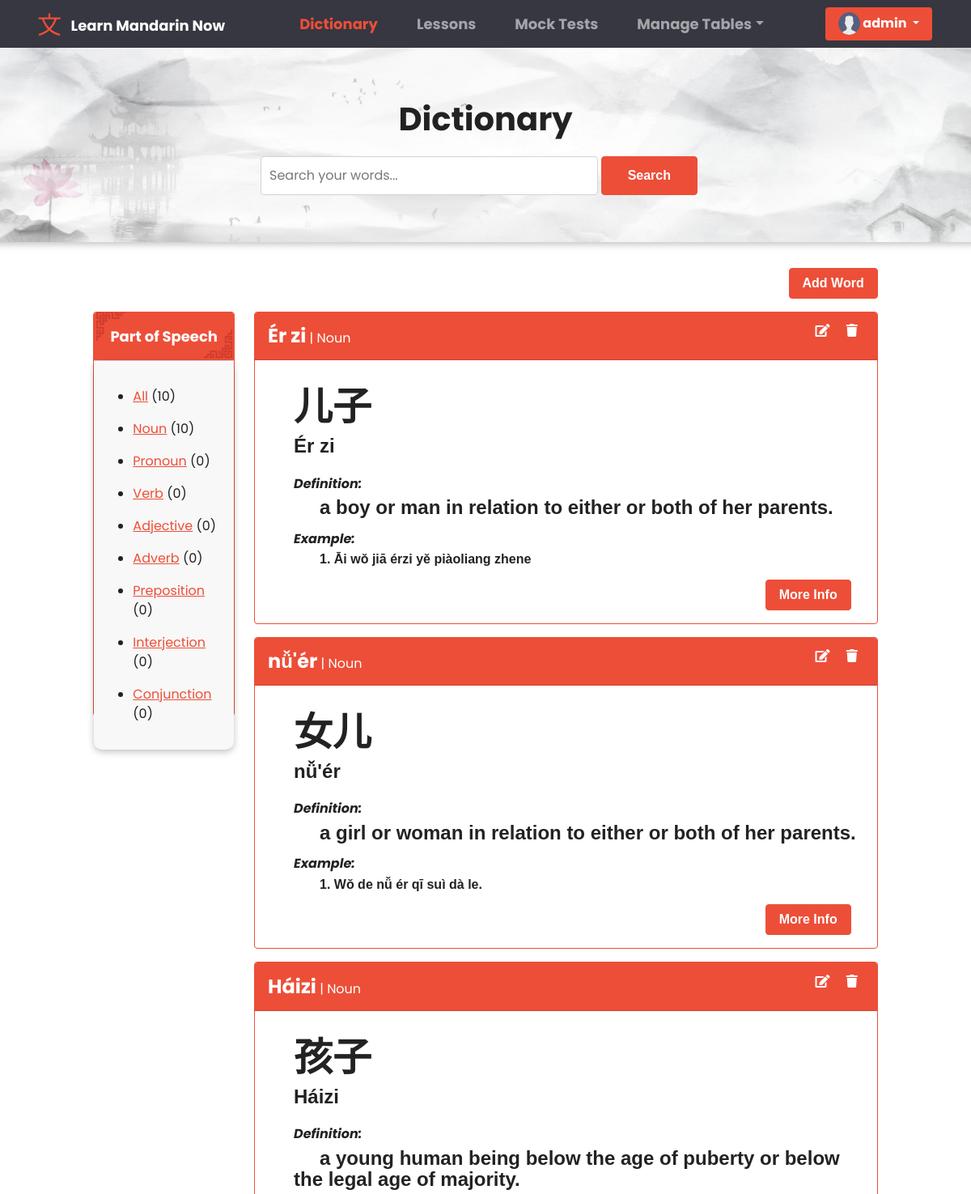
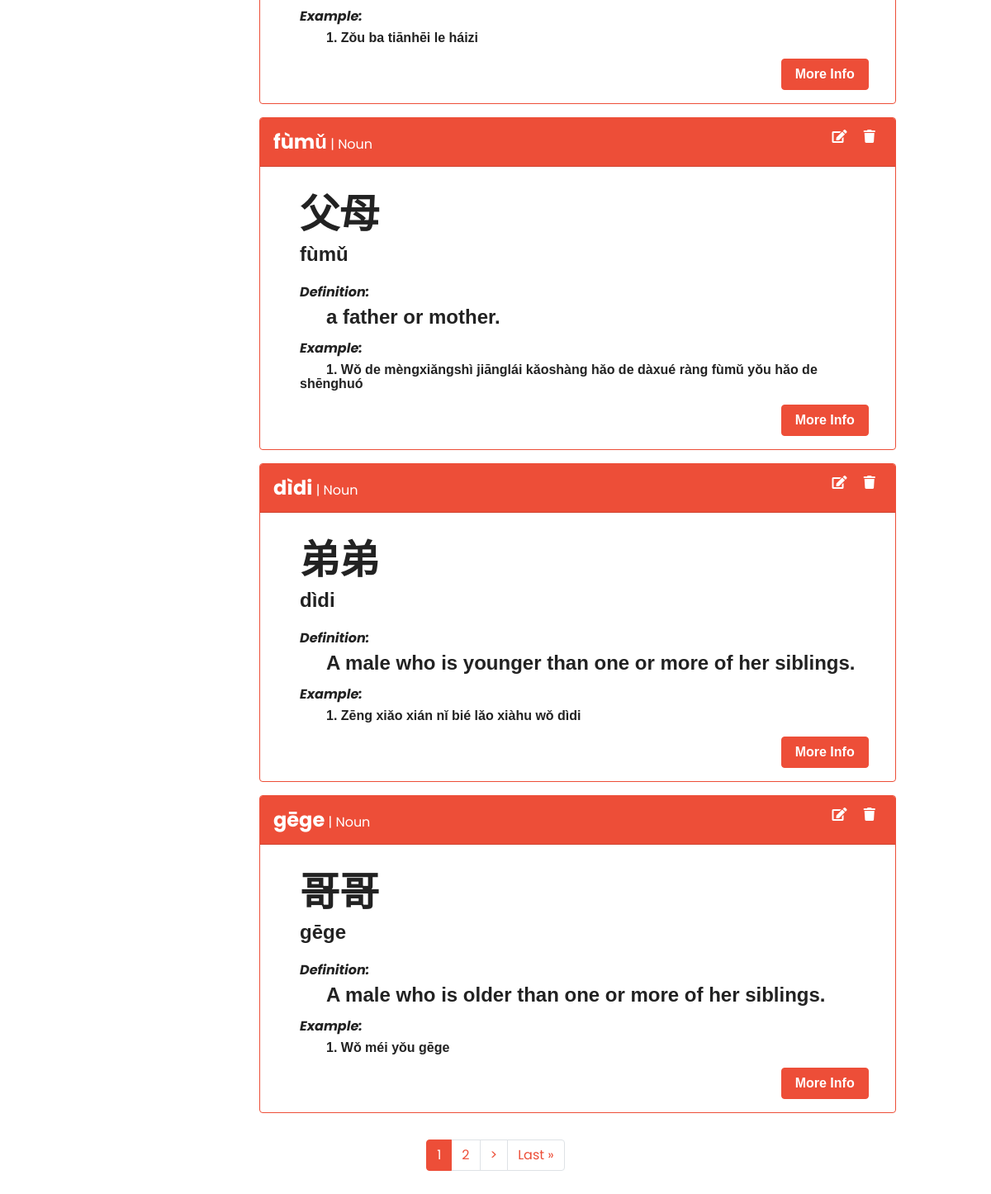
/ (signed in), run on the app's committed database (2 pictures, top to bottom).
### base/models.py (models this page shows, shortened)
class User(AbstractUser):
    fname = models.CharField(max_length=200, null=True)
    lname = models.CharField(max_length=200, null=True)
    email = models.EmailField(unique = True, null=True)
    bio = models.TextField(null=True)
    avatar = models.ImageField(null=True, default="avatar.svg")
    REQUIRED_FIELDS = []
    class Meta:
        ordering = ['username']

class SpeechList(models.Model):
    speech = models.CharField(max_length=200)
    def __str__(self):
        return self.speech

class DictionaryList(models.Model):
    hanzi = models.CharField(max_length=200, null=True)
    pinyin = models.CharField(max_length=200, null=True)
    english = models.CharField(max_length=200, null=True)
    part_of_speech = models.ForeignKey(SpeechList, on_delete=models.SET_NULL, null=True)
    definition = models.TextField(null=True, blank=True)
    sentence = models.CharField(max_length=200, null=True)
    translation = models.CharField(max_length=200, null=True)
    updated = models.DateTimeField(auto_now=True)
    created = models.DateTimeField(auto_now_add=True)
    class Meta:
        ordering = ['-updated', '-created']

### base/views.py (the view, shortened to what this page needs)
# urls.py: path('', views.DictionaryPage, name = 'dictionary'),
@login_required(login_url='anonymous')
def DictionaryPage(request):
    search =  request.GET.get('search') if request.GET.get('search') != None else ''
    speeches = SpeechList.objects.all()
    all_result = DictionaryList.objects.all()
    words = DictionaryList.objects.filter(
        Q(pinyin__icontains = search) |
        Q(hanzi__icontains = search) |
        Q(english__icontains = search) |
        Q(part_of_speech__speech__icontains = search) |
        Q(definition__icontains = search)
        )
    p = Paginator(words, 6)
    page = request.GET.get('page')
    words = p.get_page(page)
    context = {
        'words' : words,
        'speeches' : speeches,
        'all_result' : all_result,
        'dictionary_active' : 'active',
        'lesson_active' : '',
        'search': search,
        'page' : page,
    }
    return render(request, 'dictionary.html', context)

### templates/dictionary.html (shortened to what this page needs)
{% extends 'main.html' %} {% block content %} {% load static %}
<link rel="stylesheet" href="{% static 'css/dictionary.css' %}" />
<link rel="stylesheet" href="{% static 'css/table.css' %}" />
<div class="container-fluid px-3 py-3 forRemovingMargin">
  <div class="row  justify-content-center" id="dictionary_header">
    <div class="col col-lg-6">
      <p class="dictionary_text">Dictionary</p>
      <form class="d-flex sm-1" action="" method="GET">
        <input
          class="form-control me-sm-1 input_searchD"
          type="search"
          placeholder="Search your words..."
          name="search"
        />
        <button class="btn btn-primary my-2 my-sm-0 search_btn" type="submit">
          Search
        </button>
      </form>
    </div>
  </div>
  {% if request.user.is_authenticated and request.user.is_staff %}
  <div class="row mb-3 justify-content-center px-3">
    <div class="col col-lg-10">
      <a
        href="{% url 'superuser-add-word' %}"
        class="btn btn-primary"
        style="float: right"
      >
        Add Word
      </a>
    </div>
  </div>
  {% endif %}
  <div class="row justify-content-center px-3">
    <div class="col col-lg-2 col-md-4 d-lg-block d-sm-none d-md-block d-none">
      <div class="card border-primary" style="height: 500px">
        <div class="card-header" id="card_header">
          <strong style="font-size: large">Part of Speech</strong>
        </div>
        <div class="card-body for_shadow" id="card-body">
          <ul>
            <li class="my-3">
              <a href="{% url 'dictionary' %}">All</a>
              ({{all_result.count}})
            </li>
            {% for speech in speeches %}
            <li class="my-3">
              <a href="{% url 'dictionary' %}?search={{speech.speech}}&page=1"
                >{{ speech.speech }}</a
              >
              ({{speech.dictionarylist_set.all.count}})
            </li>
            {% endfor %}
          </ul>
        </div>
      </div>
    </div>
    <div class="col col-lg-8 col-md-8">
      {% for word in words %}
      <div class="card border-primary mb-3">
        <div class="card-header card_head_def" id="card_subhead">
          <strong style="font-size: x-large">{{word.pinyin}}</strong> |
          <span>{{word.part_of_speech}}</span>
          {%if request.user.is_authenticated and request.user.is_staff%}
          <div style="float: right">
            <a href="{% url 'superuser-edit-word' word.id %}"
              ><i class="fas fa-edit mx-2 sub_headIcon"></i
            ></a>
            <a href="#" onclick="showDeleteModal('modal_dictionary' , '{{word.id}}')"
              ><i class="fas fa-trash mx-2 sub_headIcon"></i
            ></a>
          </div>
          {% endif %}
        </div>
        <div class="card-body">
            <div id="left">
                <h3 id="word_hanzi">{{word.hanzi}}</h3>
                <h4>{{word.pinyin}}</h4>
            </div>
            <div id="right">
              <h6 class="card-title"><em>Definition:</em></h6>
              <h4 id="def_text">  {{word.definition}}</h4>
              <h6 class="card-title" style="margin-top: 1rem;"><em>Example:</em></h6>
              <h6 id="def_text" style="margin-bottom: 1rem;">1.  {{word.sentence}}</h6>
            </div>
            <div id="more_info_container">
              <a href="{% url 'dictionary-details' word.id %}"
              class="btn btn-primary">More Info</a>
            </div>
        </div>
      </div>
      {% endfor %}
    </div>
  </div>
  <div class="row justify-content-center">
    <div class="col col-lg-6">
        <ul class="pagination justify-content-center">
          <div class="pagination px-3 py-3">
            {% for i in words.paginator.page_range %}
            {% if words.number == i %}
            <li class="page-item active"><a class="page-link" href="?search={{search}}&page={{i}}">{{i}}</a></li>
            {% elif i > words.number|add:'-3' and i < words.number|add:'3' %}
            <li class="page-item"><a class="page-link" href="?search={{search}}&page={{i}}">{{i}}</a></li>
            {% endif %}
            {% endfor %}
            {% if words.has_next %}
            <li class="page-item"><a class="page-link" href="?search={{search}}&page={{words.next_page_number}}">&#62;</a></li>
            <li class="page-item"><a class="page-link" href="?search={{search}}&page={{ words.paginator.num_pages  }}">Last &raquo</a></li>
            {% endif %}
        </ul>
    </div>
  </div>
{% endblock content %}

### templates/navbar.html (shortened to what this page needs)
{% load static %}
<link rel="stylesheet" href="{% static 'css/navbar.css' %}" />
<nav class="navbar navbar-expand-lg navbar-dark" id="navbar_header">
  <div class="container-fluid">
    <img src="{% static 'images/navbar_logo.png' %}" id="navbar_logo">
    <a class="navbar-brand" href="{% url 'dictionary' %}" id="logo_text">Learn Mandarin Now</a>
    <div class="collapse navbar-collapse" id="navbarColor02">
      <ul class="navbar-nav me-auto navbar_menuChouce">
        <li class="nav-item">
          <a class="nav-link navigation_choices" href="{% url 'dictionary' %}"
             id="dictionary_page">Dictionary
          </a>
        </li>
        <li class="nav-item">
          <a class="nav-link navigation_choices" href="{% url 'lessons' %}" id="lesson_page">Lessons</a>
        </li>
        <li class="nav-item">
          <a class="nav-link navigation_choices" href="{% url 'mocktest' %}" id="mocktest_page">Mock Tests</a>
        </li>
        {% if request.user.is_authenticated and request.user.is_staff %}
        <li class="nav-item dropdown">
          <a
            class="nav-link dropdown-toggle navigation_choices"
            data-bs-toggle="dropdown"
            href="#"
            role="button"
            aria-haspopup="true"
            aria-expanded="false"
             id="Manage_table">Manage Tables</a
          >
        </li>
        {% endif %}
      </ul>
      <div class="d-flex">
        {% if request.user.is_authenticated %}
        <div class="dropdown">
          <button
            class="btn btn-primary dropdown-toggle button_profile" id="test"
            type="button"
            id="dropdownMenuButton1"
            data-bs-toggle="dropdown"
            aria-expanded="false"
          >
            <img
              class="rounded-circle"
              src="{{request.user.avatar.url}}"
              alt="profile"
              style="height: 1.7rem; width: 1.7rem; margin-bottom: 1px"
            />
            {{request.user.username}}
          </button>
        </div>
        {% endif %}
      </div>
    </div>
  </div>
</nav>

### static/css/navbar.css (style rules this page uses)
#test { font-family: 'Poppins', sans-serif; }
#navbar_header { background-color: #363740; padding-right: 3%; }
.navbar_menuChouce { margin: 0% auto; }
#navbar_logo { height: 4vh; margin-right: 1%; margin-left: 3%; width: auto; }
#logo_text { font-family: 'Poppins', sans-serif; text-transform: capitalize; }
.button_profile { border: none; }
.navigation_choices { font-family: 'Poppins', sans-serif; margin: 0% 1rem; }

### static/css/dictionary.css (style rules this page uses)
* { font-family: 'Poppins', sans-serif; }
html, body { max-width: 100%; overflow-x: hidden; }
.forRemovingMargin { padding-top: 0rem !important; padding-right: 0rem !important; padding-left: 0rem !important; }
#dictionary_header { height: 30vh; margin-bottom: 2rem; display: flex; align-items: center; justify-content: center; box-shadow: rgba(0, 0, 0, 0.24) 0px 3px 8px; background-image: url(../../static/images/dictionary_headerBg.png); background-position: bottom center; background-repeat: no-repeat; background-size: cover; border-radius: 5px; }
.dictionary_text { text-align: center; font-size: 5vh; font-family: 'Poppins', sans-serif; font-weight: bolder; }
.input_searchD { margin: 0 1rem; padding: .7rem 0; text-indent: 10px; }
.search_btn { padding: 0rem 2rem; margin-right: 2rem; }
#card_header { background-image: url(../../static/images/card_headerbg.png); background-position: bottom center; background-repeat: no-repeat; background-size: cover; color: #fff; padding: 1rem 0; text-align: center; }
#card-body { background-color: rgb(248, 248, 248); border-radius: 10px; }
.for_shadow { box-shadow: rgba(0, 0, 0, 0.24) 0px 3px 8px; }
.card_head_def { background-color: rgb(243, 242, 242); padding-top: .7rem; padding-bottom: .7rem; }
#card_subhead { background-color: #ED4E38; color: #fff; }
.sub_headIcon { color: #fff; }
#left { padding-top: 1rem; padding-left: 2rem; margin-right: 5rem; float: left; width: auto; height: auto; }
#word_hanzi { font-size: 3rem; }
#right { padding-top: 1rem; margin-left: 2rem; float: left; text-align: left; }
#more_info_container { position: relative; bottom: 0; right: 1rem; width: 100%; display: flex; justify-content: flex-end; }
#def_text { text-indent: 2rem; }

### templates/main.html (style rules this page uses)
* { box-sizing: border-box; }
img { -webkit-user-drag: none; -khtml-user-drag: none; -moz-user-drag: none; -o-user-drag: none; object-fit: cover; }

### data on the page
User: user.avatar (placeholder picture), user.username "admin"
SpeechList: speech "Noun", dictionarylist_set.all.count "10"
SpeechList: speech "Pronoun", dictionarylist_set.all.count "0"
SpeechList: speech "Verb", dictionarylist_set.all.count "0"
SpeechList: speech "Adjective", dictionarylist_set.all.count "0"
SpeechList: speech "Adverb", dictionarylist_set.all.count "0"
SpeechList: speech "Preposition", dictionarylist_set.all.count "0"
SpeechList: speech "Interjection", dictionarylist_set.all.count "0"
SpeechList: speech "Conjunction", dictionarylist_set.all.count "0"
DictionaryList: pinyin "Ér zi", part_of_speech "Noun", hanzi "儿子", definition "a boy or man in relation to either or both of her parents.", sentence "Āi wǒ jiā érzi yě piàoliang zhene"
DictionaryList: pinyin "nǚ'ér", part_of_speech "Noun", hanzi "女儿", definition "a girl or woman in relation to either or both of her parents.", sentence "Wŏ de nǚ ér qī suì dà le."
DictionaryList: pinyin "Háizi", part_of_speech "Noun", hanzi "孩子", definition "a young human being below the age of puberty or below the legal age of majority.", sentence "Zǒu ba tiānhēi le háizi"
DictionaryList: pinyin "fùmǔ", part_of_speech "Noun", hanzi "父母", definition "a father or mother.", sentence "Wǒ de mèngxiǎngshì jiānglái kǎoshàng hǎo de dàxué ràng fùmǔ yǒu hǎo de shēnghuó"
DictionaryList: pinyin "dìdi", part_of_speech "Noun", hanzi "弟弟", definition "A male who is younger than one or more of her siblings.", sentence "Zēng xiǎo xián nǐ bié lǎo xiàhu wǒ dìdi"
DictionaryList: pinyin "gēge", part_of_speech "Noun", hanzi "哥哥", definition "A male who is older than one or more of her siblings.", sentence "Wǒ méi yǒu gēge"

### other printed values
{{ all_result.count }} "10"
{{ i }} "1"
{{ i }} "2"
